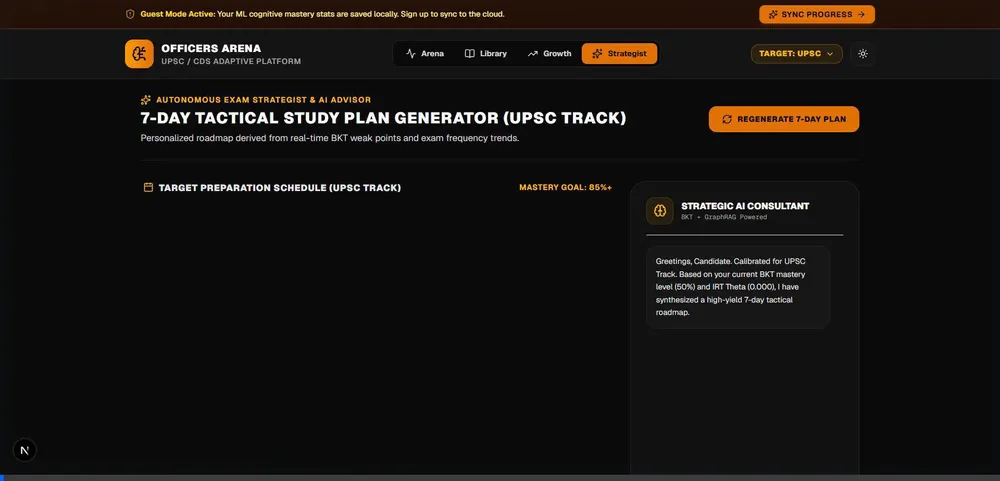
#> input picture apps/api/artifacts/strategist_verification.webp, 1000 x 481 px, shrunk from 1920 x 924 before the run
$ python -i pre_processing.py   (imports and definitions only)
#> lines starting #> are read from the running program, lines starting #| are printed output that depends on the picture; after the words box and inside, x2 and y2 are one past the last pixel; in counts of white or black regions, pixels touching at a corner belong together
import os
import logging
from typing import Optional

try:
    import cv2
    import numpy as np
except ImportError:
    # Safeguard execution if OpenCV is not installed locally yet
    cv2 = None
    np = None

logger = logging.getLogger("pipelines.pre_processing")

def process_low_quality_scan(image_path: str, output_path: Optional[str] = None):
    """
    Applies image enhancement pipeline using OpenCV:
    1. Grayscale Conversion
    2. Gaussian Blur (5x5 kernel)
    3. Otsu's Binarization for thresholding
    4. Dilation to sharpen text for OCR

    Args:
        image_path: Absolute path to the scanned page/figure image.
        output_path: Optional path to save the processed image.

    Returns:
        np.ndarray: Cleaned binary image array.
    """
    if cv2 is None or np is None:
        msg = "OpenCV (opencv-python) or numpy is not installed in the environment."
        logger.error(msg)
        raise ImportError(msg)

    logger.info(f"OpenCV processing scan: {image_path}")

    # 1. Grayscale conversion
    image = cv2.imread(image_path)
#> image is the input picture: shape (481, 1000, 3); mean B, G, R 17, 19.4, 22.4
    if image is None:
        err = f"Image file could not be read: {image_path}"
        logger.error(err)
        raise FileNotFoundError(err)

    gray = cv2.cvtColor(image, cv2.COLOR_BGR2GRAY)
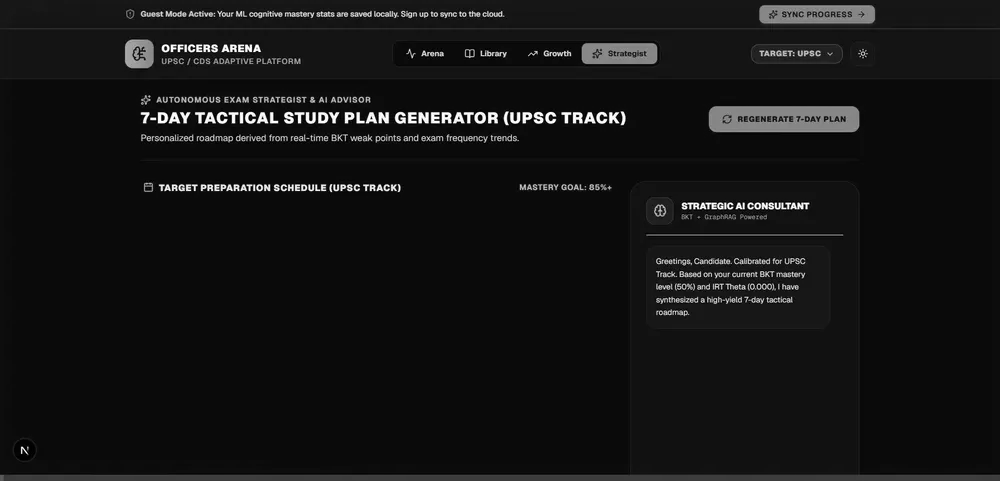
#> gray: shape (481, 1000); min 0, max 255, mean 20

    # 2. Gaussian Blur (5x5 kernel)
    blurred = cv2.GaussianBlur(gray, (5, 5), 0)

    # 3. Otsu's Binarization
    _, thresh = cv2.threshold(blurred, 0, 255, cv2.THRESH_BINARY + cv2.THRESH_OTSU)
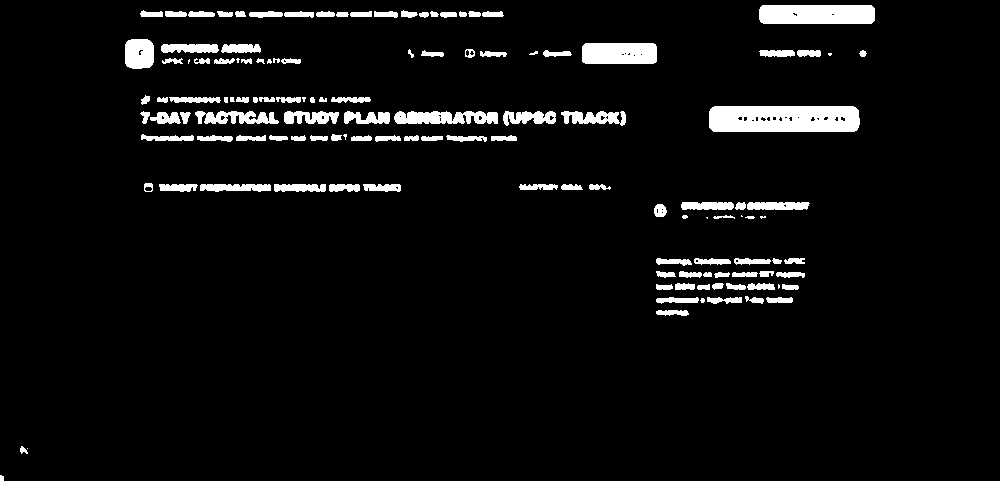
#> thresh: shape (481, 1000); 5.2% white; 128 white regions (13 under 20 px), largest, box (x1, y1, x2, y2) and area: (709, 106, 860, 132) 3739, (759, 5, 875, 24) 2169, (582, 43, 657, 64) 1548

    # 4. Dilation to sharpen thin text
    # A small 2x2 rectangular kernel is ideal to thicken thin OCR strokes
    kernel = np.ones((2, 2), np.uint8)
    processed = cv2.dilate(thresh, kernel, iterations=1)
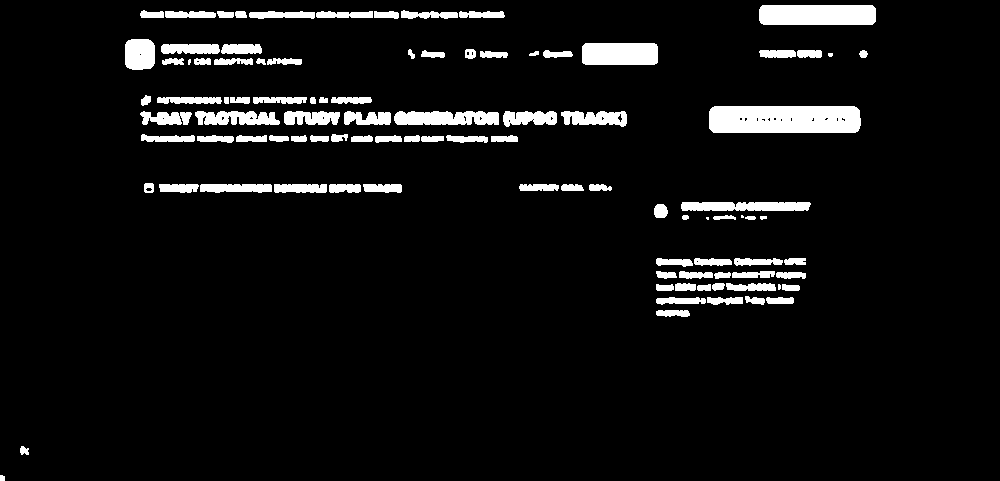
#> processed: shape (481, 1000); 6.3% white; 99 white regions (5 under 20 px), largest, box (x1, y1, x2, y2) and area: (709, 106, 861, 133) 3999, (759, 5, 876, 25) 2313, (582, 43, 658, 65) 1653

    if output_path:
        # Create parent directory if needed
        os.makedirs(os.path.dirname(output_path), exist_ok=True)
        cv2.imwrite(output_path, processed)
        logger.info(f"Enhanced image saved successfully to {output_path}")

    return processed

>>> result = process_low_quality_scan('../artifacts/strategist_verification.webp')
